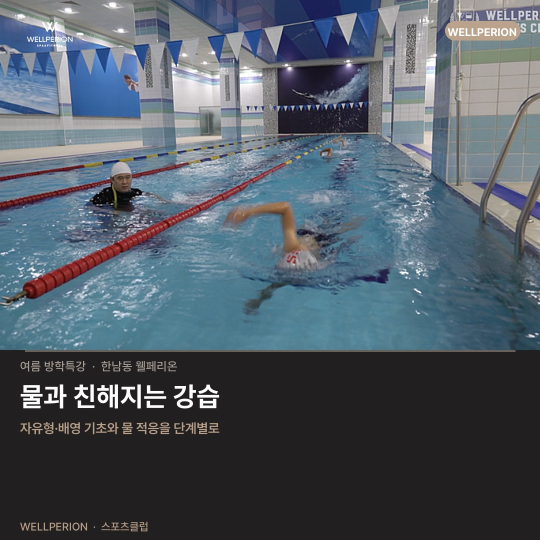
#> input picture instagram/260630_여름방학특강_ep2/output(당근)/post_2.jpg, 1080 x 1080 px, given in place of 방학 수영 레슨.png, which was not available (shown at 1/2 size)
$ python -i build_slides.py   (imports and definitions only)
#> lines starting #> are read from the running program, lines starting #| are printed output that depends on the picture; pictures that were not available may be replaced by others from this repository, and a replacement may not be noted
### scripts/brand_constants.py
"""웰페리온 브랜드 상수 로더 (★정본 아님 — 원천은 ssot/brand.json)

슬라이드 합성 엔진 3종이 쓰는 색·폰트·로고 경로·브랜드 프리셋을 공급한다.
2026-07-24(배64) 이전에는 이 파일이 값의 정본이었으나, AI 가 브랜드 기준을 한 번에
학습할 수 있는 기계 원천이 필요해 원천을 ssot/brand.json 으로 옮겼다. 이 파일은
그걸 읽어 종전과 **같은 이름·같은 값**의 상수로 채우는 로더다(엔진 호환 유지·이미지 불변).

값의 원천 = ssot/brand.json (배64). 여기서 값을 고치지 말 것 — brand.json 을 고친 뒤
이 모듈을 다시 로드하면 반영된다. 이 파일은 brand.json 을 읽어 아래 동일한 이름·동일한 값의
상수로 채우는 로더다(공개 이름·값 불변 — 슬라이드 엔진 호환 유지).
JSON 로드 실패 시 조용히 죽지 않는다 — 하드코딩 폴백 값으로 채우고 stderr 에 [WARN] 을 남긴다
(콘텐츠 제작이 멈추면 안 된다).

소비처:
  - compose_barre.py  (사진형 1080x1080)
  - compose_ballet.py (compose_barre 레이아웃 재사용)
  - slide_compositor.py (텍스트형 1080x1350 / BRAND_PRESETS)

문서 정본: 웰페리온 ERP M1 "디자인 표준 마스터".
"""
from __future__ import annotations

import json
import sys
from pathlib import Path

# -----------------------------------------------------------------
# 경로
# -----------------------------------------------------------------
PROJECT_ROOT = Path.home() / "welperion-automation"
_BRAND_JSON = PROJECT_ROOT / "ssot" / "brand.json"

# -----------------------------------------------------------------
# ─────────────────────────────────────────────────────────────────────────────
# 하드코딩 폴백 값 — ssot/brand.json 로드 실패 시에만 쓰인다.
# ★여기를 고쳐도 평소에는 아무 효과가 없다(정상 경로는 brand.json 을 읽는다).
#   값을 바꾸려면 ssot/brand.json 을 고쳐라. 여기만 고치면 원천과 갈라져,
#   '고쳤는데 왜 안 바뀌지' + 'JSON 이 깨진 날에만 옛 색이 나오는' 최악의 조합이 된다.
#   폴백을 바꿔야 할 유일한 이유 = brand.json 을 고친 뒤 둘을 같은 값으로 맞출 때.
# ─────────────────────────────────────────────────────────────────────────────
# -----------------------------------------------------------------
_FALLBACK_FONT_DIR = PROJECT_ROOT / "2. 브랜드_자료" / "02_로고&워터마크&FONT" / "font"
_FALLBACK_LOGO_DIR = PROJECT_ROOT / "instagram" / "_assets" / "logo"

_FALLBACK = {
    "FONT_DIR": _FALLBACK_FONT_DIR,
    "FONT_BOLD": _FALLBACK_FONT_DIR / "Pretendard-Bold.otf",
    "FONT_SEMIBOLD": _FALLBACK_FONT_DIR / "Pretendard-SemiBold.otf",
    "FONT_MEDIUM": _FALLBACK_FONT_DIR / "Pretendard-Medium.otf",
    "LOGO_DIR": _FALLBACK_LOGO_DIR,
    "LOGO_WHITE_ALPHA": _FALLBACK_LOGO_DIR / "wellperion_white_alpha.png",
    "LOGO_BEIGE_ALPHA": _FALLBACK_LOGO_DIR / "wellperion_beige_alpha.png",
    "BEIGE": (183, 159, 138),
    "BLACK_BG": (34, 31, 32),
    "WHITE": (255, 255, 255),
    "GRAY": (170, 160, 152),
    "HIGHLIGHT": (237, 91, 63),
    "CHIP_BEIGE": (186, 162, 140),
    "SEP_LINE": (171, 161, 151),
    "DUOTONE_DARK": "#221F20",
    "DUOTONE_LIGHT": "#B79F8A",
    "BRAND_PRESETS": {
        "main": {
            "primary": (183, 159, 138), "background": (34, 31, 32), "accent": (237, 91, 63),
            "text": (255, 255, 255), "text_secondary": (183, 159, 138), "wordmark": "W  WELLPERION",
        },
        "sports_club": {
            "primary": (63, 113, 176), "background": (37, 59, 108), "accent": (183, 159, 138),
            "text": (255, 255, 255), "text_secondary": (210, 220, 240), "wordmark": "WELLPERION SPORTS CLUB",
        },
        "squash": {
            "primary": (210, 210, 210), "background": (119, 150, 142), "accent": (183, 159, 138),
            "text": (255, 255, 255), "text_secondary": (220, 230, 225), "wordmark": "W  SQUASH",
        },
        "pt": {
            "primary": (181, 72, 64), "background": (81, 43, 50), "accent": (183, 159, 138),
            "text": (255, 255, 255), "text_secondary": (220, 200, 195), "wordmark": "W  PT",
        },
        "golf": {
            "primary": (51, 115, 66), "background": (19, 33, 23), "accent": (183, 159, 138),
            "text": (255, 255, 255), "text_secondary": (200, 215, 200), "wordmark": "W  GOLF",
        },
        "swimming": {
            "primary": (33, 87, 104), "background": (23, 44, 66), "accent": (183, 159, 138),
            "text": (255, 255, 255), "text_secondary": (200, 215, 225), "wordmark": "W  SWIMMING",
        },
        "pilates": {
            "primary": (196, 69, 88), "background": (130, 42, 55), "accent": (183, 159, 138),
            "text": (255, 255, 255), "text_secondary": (230, 200, 205), "wordmark": "W  PILATES",
        },
        "gymnastic": {
            "primary": (194, 186, 214), "background": (86, 58, 97), "accent": (183, 159, 138),
            "text": (255, 255, 255), "text_secondary": (220, 215, 230), "wordmark": "W  GYMNASTIC",
        },
        "spa": {
            "primary": (201, 169, 110), "background": (250, 247, 242), "accent": (139, 26, 47),
            "text": (34, 31, 32), "text_secondary": (139, 26, 47), "wordmark": "WELLPERION × Cinq Mondes",
        },
    },
}


def _load() -> dict:
    """ssot/brand.json 에서 값을 읽어 로더용 딕셔너리로 변환. 실패 시 폴백 + [WARN]."""
    try:
        with open(_BRAND_JSON, "r", encoding="utf-8") as f:
#> (reads ssot/brand.json from the repository)
            data = json.load(f)

        def rgb(hex_entry: dict) -> tuple:
            return tuple(hex_entry["rgb"])

        core = data["colors"]["core"]
        presets_raw = data["colors"]["department_presets"]
        presets = {}
        for key, preset in presets_raw.items():
            presets[key] = {
                "primary": rgb(preset["primary"]),
                "background": rgb(preset["background"]),
                "accent": rgb(preset["accent"]),
                "text": rgb(preset["text"]),
                "text_secondary": rgb(preset["text_secondary"]),
                "wordmark": preset["wordmark"],
            }
#> in compose_closing_card, `canvas = Image.new("RGB", (W, H), (0, 0, 0))`: canvas: PIL image 1080x1080 RGB; every value is 0

        fonts = data["fonts"]
        logo = data["logo"]

        return {
            "FONT_DIR": Path(fonts["FONT_DIR"]),
            "FONT_BOLD": Path(fonts["FONT_BOLD"]),
            "FONT_SEMIBOLD": Path(fonts["FONT_SEMIBOLD"]),
            "FONT_MEDIUM": Path(fonts["FONT_MEDIUM"]),
            "LOGO_DIR": Path(logo["LOGO_DIR"]),
            "LOGO_WHITE_ALPHA": Path(logo["LOGO_WHITE_ALPHA"]),
            "LOGO_BEIGE_ALPHA": Path(logo["LOGO_BEIGE_ALPHA"]),
            "BEIGE": rgb(core["BEIGE"]),
            "BLACK_BG": rgb(core["BLACK_BG"]),
            "WHITE": rgb(core["WHITE"]),
            "GRAY": rgb(core["GRAY"]),
            "HIGHLIGHT": rgb(core["HIGHLIGHT"]),
            "CHIP_BEIGE": rgb(core["CHIP_BEIGE"]),
            "SEP_LINE": rgb(core["SEP_LINE"]),
            "DUOTONE_DARK": core["DUOTONE_DARK"],
            "DUOTONE_LIGHT": core["DUOTONE_LIGHT"],
            "BRAND_PRESETS": presets,
        }
    except Exception as exc:  # noqa: BLE001 — 조용한 실패 금지, 폴백으로 계속 진행
        print(f"[WARN] ssot/brand.json 로드 실패({exc}) — brand_constants.py 하드코딩 폴백 값 사용", file=sys.stderr)
        return _FALLBACK


_values = _load()

FONT_DIR = _values["FONT_DIR"]
FONT_BOLD = _values["FONT_BOLD"]
FONT_SEMIBOLD = _values["FONT_SEMIBOLD"]
FONT_MEDIUM = _values["FONT_MEDIUM"]

LOGO_DIR = _values["LOGO_DIR"]
LOGO_WHITE_ALPHA = _values["LOGO_WHITE_ALPHA"]
LOGO_BEIGE_ALPHA = _values["LOGO_BEIGE_ALPHA"]

# -----------------------------------------------------------------
# 브랜드 색상 (사진형 엔진 — compose_barre / compose_ballet 공유)
# -----------------------------------------------------------------
BEIGE = _values["BEIGE"]              # #B79F8A
BLACK_BG = _values["BLACK_BG"]        # #221F20
WHITE = _values["WHITE"]
GRAY = _values["GRAY"]                # 날짜·메타 텍스트
HIGHLIGHT = _values["HIGHLIGHT"]      # #ED5B3F 액센트 (텍스트형 main 프리셋)
CHIP_BEIGE = _values["CHIP_BEIGE"]    # 우상단 칩 배경
SEP_LINE = _values["SEP_LINE"]        # 표지 분리선 (compose_cover y=701~702)

# 듀오톤 기본 hex (BLACK + BEIGE — 발레·스쿼시 완성본 표준)
DUOTONE_DARK = _values["DUOTONE_DARK"]
DUOTONE_LIGHT = _values["DUOTONE_LIGHT"]

# -----------------------------------------------------------------
# 브랜드 프리셋 (241030 가이드 — 텍스트형 slide_compositor)
# -----------------------------------------------------------------
BRAND_PRESETS = _values["BRAND_PRESETS"]

### scripts/compose_barre.py
"""웰페리온 슬라이드 디자인 — 사진형 정본 엔진 (compose_barre)

★ 디자인 정본 = 이 코드다 (2026-06-05 GM 결정 · 캔바(Canva) 의존 폐기).
  - 바레 '정본'은 원래 캔바 제작본이었고 코드는 그걸 모방했으나, 캔바 원본 확보가 불가하여
    영구 픽셀 불일치였다(GM 반복 미세수정의 근본 원인). → 캔바 추격 종료. 이 코드가 유일 SSOT(정본).
  - "캔바와 다르다"는 더 이상 결함이 아니다. 전 사진형 콘텐츠(바레·발레·WJO 등)는 이 엔진을 단일
    출처로 사용하고, compose_ballet 등은 이 모듈의 스타일 함수(draw_chip·paste_logo·to_duotone 등)를
    import 재사용한다 → 콘텐츠 간 픽셀 100% 일치.
  - 색·폰트·로고 상수 SSOT = scripts/brand_constants.py.

캔버스: 1080x1080
구조: 전체 사진 fill + 하단 그라디언트(y=600~) + 로고PNG 좌상단 + 우상단 칩 + 카운터
"""
from __future__ import annotations

import sys
from pathlib import Path
from PIL import Image, ImageDraw, ImageFont, ImageEnhance, ImageOps, ImageFilter
import numpy as np

# 색·폰트·로고 상수 SSOT = scripts/brand_constants.py (값 불변 이관)
import sys as _sys
_sys.path.insert(0, str(Path(__file__).parent))
from brand_constants import (  # noqa: E402
    PROJECT_ROOT,
    LOGO_DIR, LOGO_WHITE_ALPHA,
    FONT_DIR, FONT_BOLD, FONT_SEMIBOLD, FONT_MEDIUM,
    BEIGE, BLACK_BG, WHITE, GRAY, CHIP_BEIGE,
    DUOTONE_DARK, DUOTONE_LIGHT,
)

W, H = 1080, 1080


def _hex_to_rgb(h: str) -> tuple:
    h = h.lstrip("#")
    return tuple(int(h[i:i + 2], 16) for i in (0, 2, 4))


# [24 lines left out: functions to_duotone, load_font, not called in this run]


def center_crop_fill(img_path: Path, w: int, h: int) -> Image.Image:
    """원본 이미지를 center-crop으로 w×h에 fill."""
#> called with w = 540, h = 540
    img = Image.open(img_path)
#> img is the input picture: PIL image 1080x1080 RGB; mean R, G, B 81.7, 91.7, 101.7
    img = ImageOps.exif_transpose(img).convert("RGB")
    sw, sh = img.size
#> sw = 1080; sh = 1080
    target_ratio = w / h
    src_ratio = sw / sh
#> src_ratio = 1
    if src_ratio > target_ratio:
        nw = int(sh * target_ratio)
        x0 = (sw - nw) // 2
        img = img.crop((x0, 0, x0 + nw, sh))
    else:
        nh = int(sw / target_ratio)
#> nh = 1080
        y0 = (sh - nh) // 2
#> y0 = 0
        img = img.crop((0, y0, sw, y0 + nh))
    return img.resize((w, h), Image.LANCZOS)
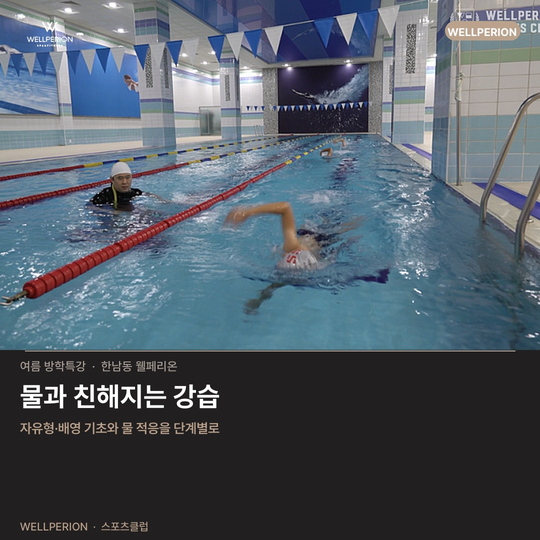
#> returned value: PIL image 540x540 RGB; mean R, G, B 81.6, 91.7, 101.7


# [280 lines left out: functions apply_bottom_gradient, paste_logo, draw_chip, draw_counter, compose_cover, compose_story and 2 more, not called in this run]


# [2 lines that do not run on import are left out]

### instagram/260630_여름방학특강_ep2/build_slides.py
"""2026 여름 방학특강 Ep2 — 강습(무엇을 배우나)편 슬라이드 빌드

GM 결정 (2026-06-30):
  - Ep1=공간(시설)편 → Ep2='무엇을 배우나' 종목별 강습 매력 심화편
  - 소스 = 실제 강습 사진 4종(수영·체조·스쿼시·골프 강습)
  - 가격(회당 52,250원)·정확한 시간표 = 비노출 → '프로필 링크 문의' 유도
엔진·룩 = Ep1 정본 계승: 사진형(compose_barre) · 본문 65/35+베이지 중간선 · 미니멀 칩.
종목 제목/부제 = 가치+구체(일반지식 범위, 과장 금지).
"""
from __future__ import annotations

import json
import shutil
import subprocess
import sys
from datetime import datetime
from pathlib import Path

from PIL import Image, ImageDraw, ImageEnhance

SCRIPTS = Path.home() / r"welperion-automation\scripts"
sys.path.insert(0, str(SCRIPTS))

from compose_barre import (
    to_duotone,
    center_crop_fill,
    paste_logo,
    draw_chip,
    load_font,
    W,
    H,
)
from brand_constants import BEIGE, BLACK_BG, WHITE, GRAY, SEP_LINE, CHIP_BEIGE

ROOT    = Path.home() / "welperion-automation"
SRC     = ROOT / "instagram" / "Image" / "방학특강(원본 이미지)"
OUT     = ROOT / "instagram" / "260630_여름방학특강_ep2" / "output(인스타그램)"
GUIDE   = ROOT / "3. 웰페리온 가이드"
REVIEW  = GUIDE / "cmo" / "review"
QUEUE_F = REVIEW / "review_queue.json"

REVIEW_ID = "CMO-2026-06-30-SUMMER-CAMP-EP2"
TITLE     = "2026 여름 방학특강 Ep2 강습(무엇을 배우나)편"

TOTAL       = 6
CHIP_LABEL  = "WELLPERION"
FOOTER_TEXT = "WELLPERION  ·  스포츠클럽"
META_LINE   = "여름 방학특강  ·  한남동 웰페리온"

# 미니멀 칩 규격 (Ep1 동일)
CHIP_W_MINI    = 150
CHIP_H_MINI    = 38
CHIP_FONT_MINI = 22

CAPTION = """이번 여름, 아이는 무엇을 배울까요.

6월 29일 ~ 8월 14일
2019년 이전 출생 유소년

수영, 체조, 스쿼시, 골프.
물과 친해지고, 구르고 매달리고, 랠리를 주고받고, 스윙을 배웁니다.
종목마다 기초부터 차근차근, 1:6 소수정예로.

· 1:6 소수정예 코칭
· 횟수 자율조정 · 주차 제공

자세한 시간표·요금은 프로필 링크로 문의해 주세요.

#한남동수영 #한남동골프 #유소년스포츠 #주니어스포츠 #여름방학특강 #키즈스포츠 #수영 #체조 #스쿼시 #골프 #스포츠클럽 #웰페리온 #WELLPERION"""

# (파일명, 제목, 부제) — 실제 강습 사진 4종
STORIES = [
    ("방학 수영 레슨.png",        "물과 친해지는 강습",        "자유형·배영 기초와 물 적응을 단계별로"),
    ("방학 유소년 체조 강습.png",  "구르고 매달리는 기본기",     "유연성·균형감, 그리고 해냈다는 자신감"),
    ("스쿼시 강습.jpg",          "랠리로 키우는 순발력",       "라켓·룰 기초부터 판단력·집중까지"),
    ("골프 강습.jpg",            "스윙으로 배우는 집중과 매너",  "그립·스윙·퍼팅, 그리고 기본 매너"),
]

COVER_PHOTO = "방학 수영 레슨.png"

REQUIRED_PHOTOS = [COVER_PHOTO] + [s[0] for s in STORIES]


# [76 lines left out: functions verify_sources, _draw_chip_mini, _compose_cover_local, compose_story_banded, not called in this run]


def compose_closing_card(output_path: Path) -> None:
    """마무리 2×2 그리드 (4 강습 사진) + 1:6 코칭·문의 유도. 칩 미니멀."""
    HALF = W // 2

    grid_photos = [
        (SRC / "방학 수영 레슨.png",        0,    0),
        (SRC / "방학 유소년 체조 강습.png",  HALF, 0),
        (SRC / "스쿼시 강습.jpg",          0,    HALF),
        (SRC / "골프 강습.jpg",            HALF, HALF),
    ]

    canvas = Image.new("RGB", (W, H), (0, 0, 0))
    for src_path, x, y in grid_photos:
        tile = center_crop_fill(src_path, HALF, HALF)
        tile = ImageEnhance.Brightness(tile).enhance(0.85)
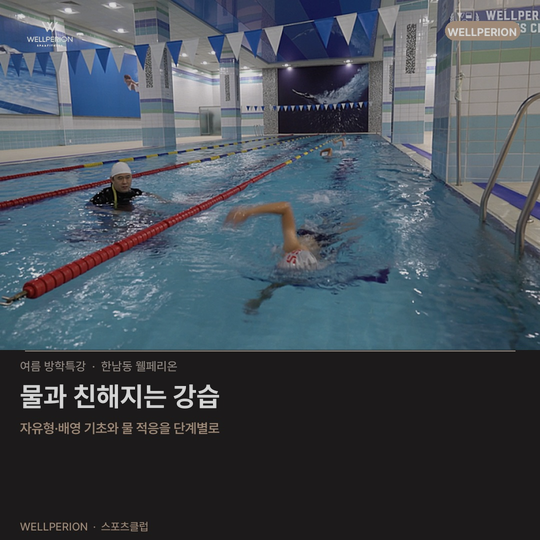
#> tile: PIL image 540x540 RGB; mean R, G, B 69, 77.5, 86
        canvas.paste(tile, (x, y))
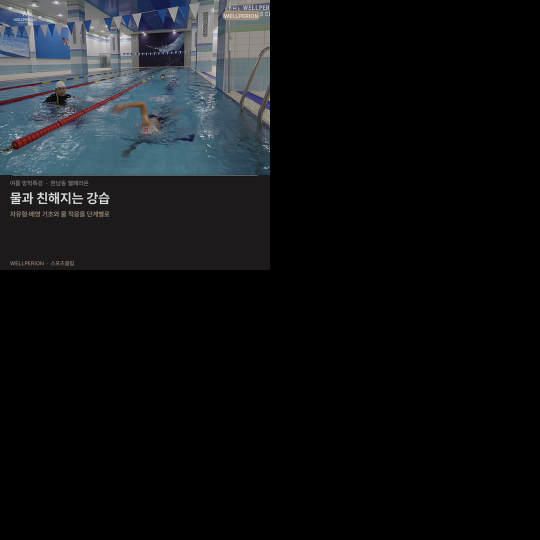
#> canvas: PIL image 1080x1080 RGB (shown at 1/2 size); mean R, G, B 17.3, 19.4, 21.5
#> pass 2 of the loop in compose_closing_card, `for src_path, x, y in grid_photos:`:
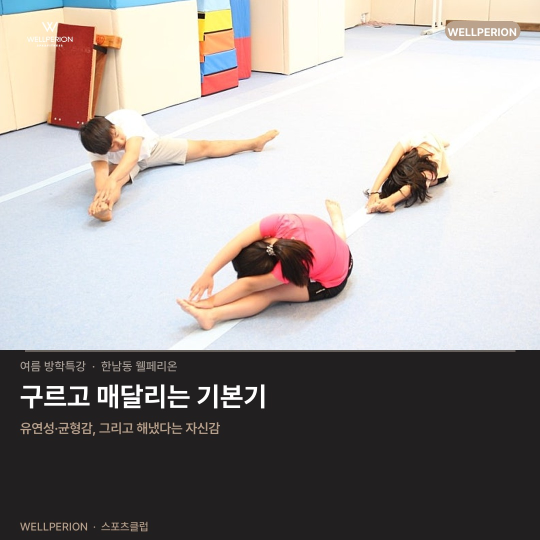
#> input picture instagram/260630_여름방학특강_ep2/output(당근)/post_3.jpg, 1080 x 1080 px, given in place of 방학 유소년 체조 강습.png, which was not available (shown at 1/2 size)
#> in center_crop_fill, img is the input picture: PIL image 1080x1080 RGB; mean R, G, B 162.1, 155.5, 153.2
#> in compose_closing_card, `tile = ImageEnhance.Brightness(tile).enhance(0.85)`:
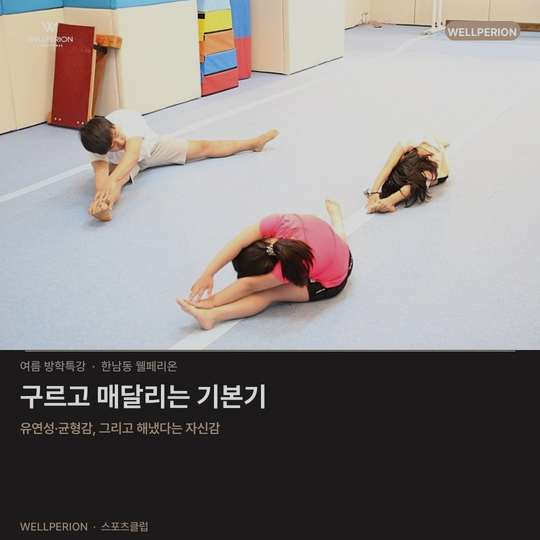
#> tile: PIL image 540x540 RGB; mean R, G, B 137.4, 131.7, 129.8
#> in compose_closing_card, `canvas.paste(tile, (x, y))`:
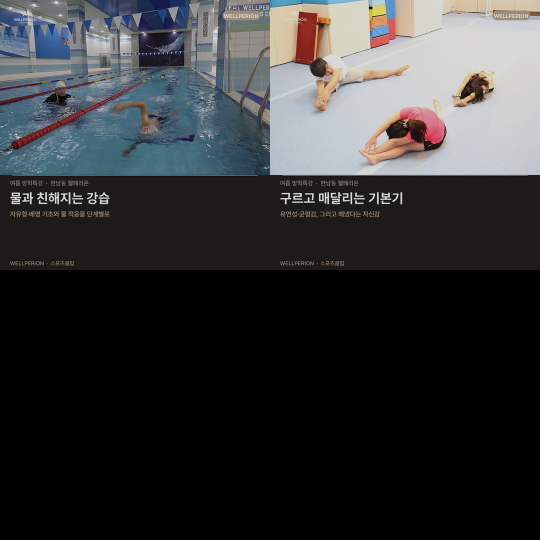
#> canvas: PIL image 1080x1080 RGB (shown at 1/2 size); mean R, G, B 51.6, 52.3, 53.9

    band_overlay = Image.new("RGBA", (W, H), (0, 0, 0, 0))
    band_draw = ImageDraw.Draw(band_overlay)
    band_draw.rectangle([(0, 448), (W, 632)], fill=(0, 0, 0, 150))
    canvas = Image.alpha_composite(canvas.convert("RGBA"), band_overlay).convert("RGB")

    canvas = paste_logo(canvas, logo_w=115)
    draw = ImageDraw.Draw(canvas)
    _draw_chip_mini(draw)

    draw.multiline_text(
        (W // 2, 502),
        "한 명 한 명,\n눈을 맞추는 1:6 코칭",
        font=load_font("bold", 54),
        fill=WHITE,
        anchor="mm",
        align="center",
        spacing=8,
    )
    draw.text(
        (W // 2, 593),
        "자세한 안내는 프로필 링크로 문의",
        font=load_font("semibold", 30),
        fill=BEIGE,
        anchor="mm",
    )

    output_path.parent.mkdir(parents=True, exist_ok=True)
    canvas.convert("RGB").save(output_path, "JPEG", quality=93, optimize=True)
    print(f"  [마무리] {output_path.name} ({output_path.stat().st_size // 1024}KB)")


# [132 lines left out: functions build_slides, build_montage, update_review_queue, send_review_card, main, not called in this run]


# [2 lines not run here, left out]

#> (the run stopped early here; a loop or call above may not have finished)
